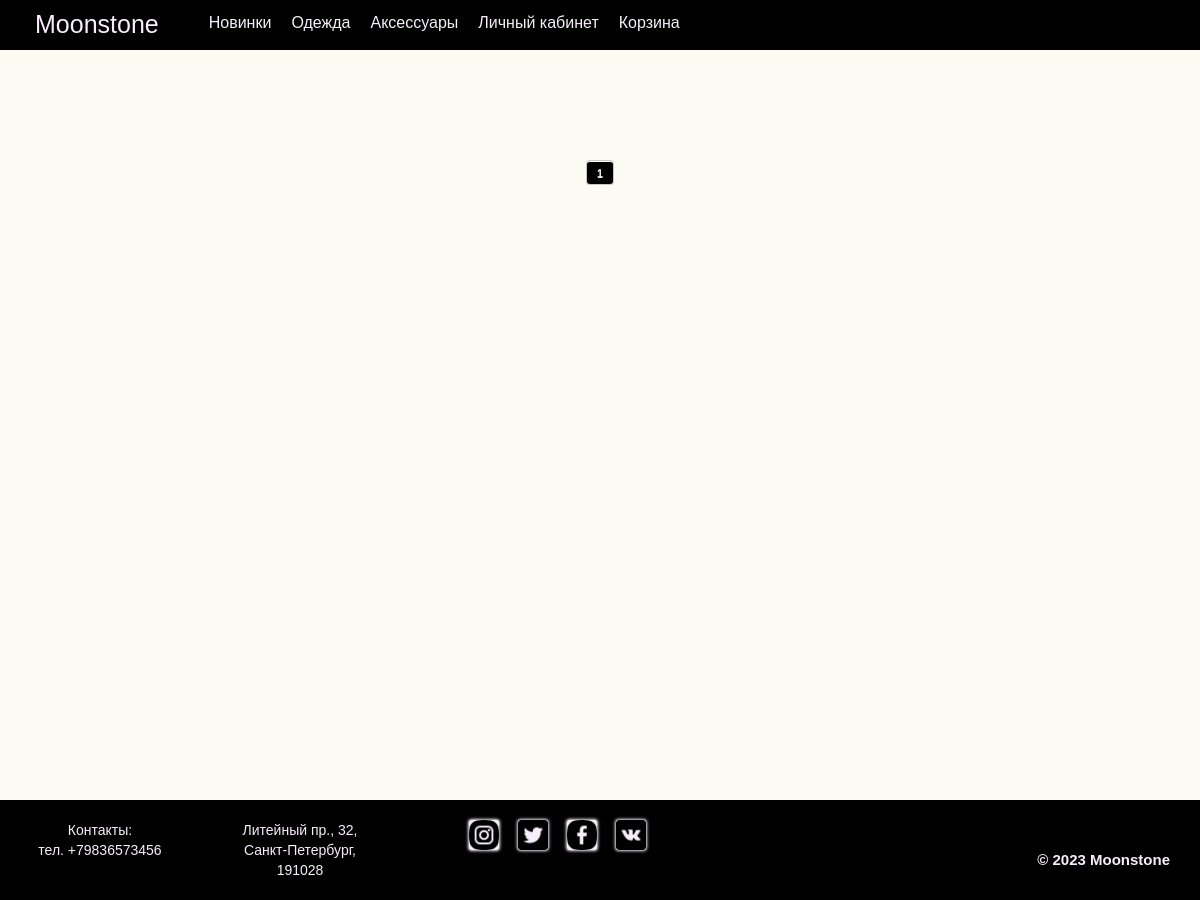
/products_3/, run on an earlier commit of the app's database.
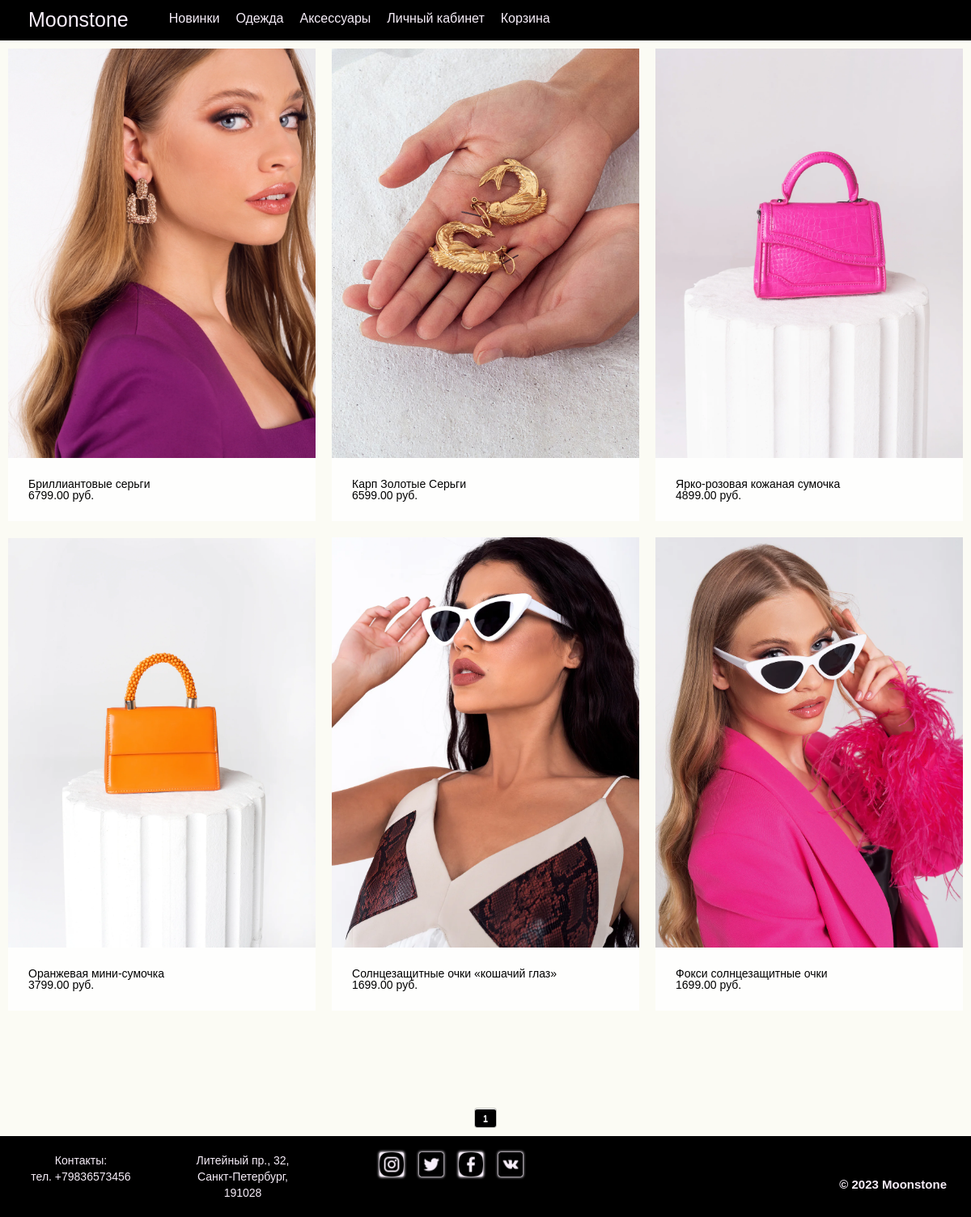
And on a later commit of the database.
### shop/models.py (models this page shows, shortened)
class Product(models.Model):
    CATEGORY_CHOICES = (
        ('clothing', 'Clothing'),
        ('accessories', 'Accessories'),
    )
    category = models.CharField(max_length=20, choices=CATEGORY_CHOICES,default='Clothing', null=True)
    name = models.CharField(max_length=255)
    description = models.TextField()
    price = models.DecimalField(max_digits=10, decimal_places=2)
    image = models.ImageField(upload_to='product_images', storage=fs)
    color = models.CharField(max_length=50, default='Белый', null=True)
    size = models.CharField(max_length=20, default='One',null=True)
    class Meta:
        ordering = ['-id']

### shop/views.py (the view)
# urls.py: path('products_3/', views.product_list_3, name='product_list_3'),
def product_list_3(request):
    query = request.GET.get('q')
    if query:
        products = Product.objects.filter(category='accessories')
    else:
        products = Product.objects.filter(category='accessories')
    page = request.GET.get('page', 1)
    paginator = Paginator(products, 9)
    try:
        products = paginator.page(page)
    except PageNotAnInteger:
        products = paginator.page(1)
    except EmptyPage:
        products = paginator.page(paginator.num_pages)
    return render(request, 'shop/products_list_3.html', {'products': products})

### templates/shop/products_list_3.html
{% extends 'shop/base.html' %}
{% load static %}
{% block content %}
<div class="basis">
    <div class="product-row">
        {% for product in products %}
        <div class="product">
            <div class="product-image">
                <a href="{% url 'shop:product_detail' id=product.id %}">
                    <img src="{{ product.image.url }}" alt="{{ product.name }}">
                </a>
            </div>
            <div class="product-info">
                <h3><a href="{% url 'shop:product_detail' id=product.id %}">{{ product.name }}</a></h3>
                <p>{{ product.price }} руб.</p>
            </div>
        </div>
        {% endfor %}
    </div>
    <div class="pagination">
        {% for i in products.paginator.page_range %}
            {% if products.number == i %}
                <a class="current">{{ i }}</a>
            {% else %}
                <a href="?page={{ i }}">{{ i }}</a>
            {% endif %}
        {% endfor %}
    </div>
</div>
{% endblock %}

What changed in the data, as far as the page shows it:
now on this page (row edited): Product: image (picture), name "Бриллиантовые серьги", price "6799.00"
now on this page (row edited): Product: image (picture), name "Карп Золотые Серьги", price "6599.00"
now on this page (row edited): Product: image (picture), name "Ярко-розовая кожаная сумочка", price "4899.00"
now on this page (row edited): Product: image (picture), name "Оранжевая мини-сумочка", price "3799.00"
now on this page (row edited): Product: image (picture), name "Солнцезащитные очки «кошачий глаз»", price "1699.00"
now on this page (row edited): Product: image (picture), name "Фокси солнцезащитные очки", price "1699.00"
